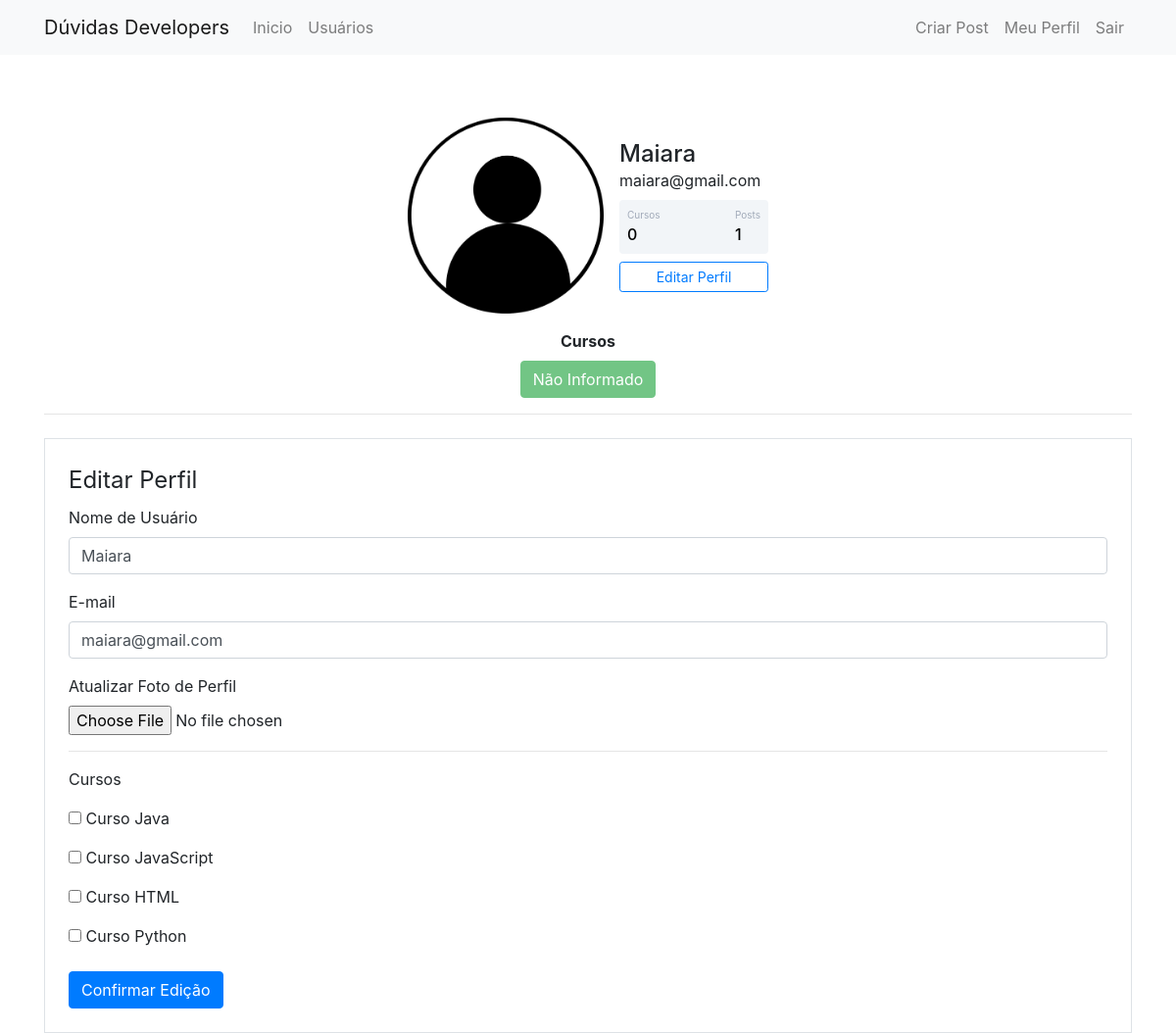
Screenshot of /perfil/editar (signed in) with the database file from the repository.
### comunidade/models.py (models this page shows)
class Usuario(db.Model, UserMixin):
    id = db.Column(db.Integer, primary_key=True)
    username = db.Column(db.String, nullable=False)
    email = db.Column(db.String, nullable=False, unique=True)
    senha = db.Column(db.String, nullable=False)
    foto_perfil = db.Column(db.String, default='default.jpg')
    posts = db.relationship('Post', backref = 'autor', lazy =True)
    cursos = db.Column(db.String, nullable=False, default='Não Informado')
    def contar_posts(self):
        return len(self.posts)

### comunidade/routes.py (the view)
@app.route('/perfil/editar',  methods = ['GET','POST'])
@login_required
def editar_perfil():
    form = FormEditarPerfil()
    if form.validate_on_submit():
        current_user.email = form.email.data
        current_user.username = form.username.data
        if form.foto_perfil.data:
            nome_imagem = salvar_imagem(form.foto_perfil.data)
            current_user.foto_perfil = nome_imagem
        current_user.cursos = atualizar_curso(form)
        db.session.commit()
        flash(f'Perfil Atualizado com Sucesso!' , 'alert-success')
        return redirect(url_for('perfil'))
    elif request.method == "GET":
        form.email.data = current_user.email
        form.username.data = current_user.username
    foto_perfil = url_for('static', filename = 'fotosperfil/{}'.format(current_user.foto_perfil))
    return render_template('editarperfil.html', foto_perfil=foto_perfil,form=form)

### comunidade/forms.py (shortened to what this page needs)
class FormEditarPerfil(FlaskForm):
    username = StringField('Nome de Usuário', validators=[data_required()])
    email = StringField('E-mail', validators=[data_required(), Email()])
    foto_perfil = FileField('Atualizar Foto de Perfil', validators=[FileAllowed(['jpg', 'png'])])
    curso_java = BooleanField('Curso Java')
    curso_javascript = BooleanField('Curso JavaScript')
    curso_html = BooleanField('Curso HTML')
    curso_python = BooleanField('Curso Python')
    botao_submit_editarperfil = SubmitField('Confirmar Edição')

### comunidade/models.py (called while the page is built)
@login_manager.user_loader
def load_usuario(id_usuario):
    return Usuario.query.get(int(id_usuario))

### comunidade/templates/editarperfil.html (shortened to what this page needs)
{% extends 'perfil.html' %}
{% block form_editar_perfil %}
<div class = "container">
    <hr>
    <div class = row >
        <div class = col>
            <form action="" method="POST" class="border p-4 mt-2" enctype="multipart/form-data">
                <legend>Editar Perfil</legend>
                <fieldset>
                    <div class="form-group">
                        {{ form.username.label(class="form-control-label") }}
                        {% if form.username.errors %}
                            {{ form.username(class="form-control is-invalid") }}
                        <div class="invalid-feedback">
                            {% for erro in form.username.errors %}
                                {{ erro }}
                            {% endfor %}
                        </div>
                        {% else %}
                            {{ form.username(class="form-control") }}
                        {% endif %}
                    </div>
                    <div class="form-group">
                        {{ form.email.label(class="form-control-label") }}
                        {% if form.email.errors %}
                            {{ form.email(class="form-control is-invalid") }}
                        <div class="invalid-feedback">
                            {% for erro in form.email.errors %}
                                {{ erro }}
                            {% endfor %}
                        </div>
                        {% else %}
                            {{ form.email(class="form-control") }}
                        {% endif %}
                    </div>
                    <div class="form-group">
                        {{ form.foto_perfil.label }}
                        {{ form.foto_perfil(class="form-control-file") }}
                    </div>
                    <hr>
                    <p>Cursos</p>
                    {% for campo in form %}
                        {%if 'curso_' in campo.name %}
                            <div class="form-group">
                                {{ campo }}
                                {{ campo.label(class="form-check-label") }}
                            </div>
                        {% endif %}
                    {% endfor %}
                </fieldset>
                {{ form.botao_submit_editarperfil(class="btn btn-primary mt-2")}}
            </form>
        </div>
    </div>
</div>
{% endblock %}

### comunidade/templates/perfil.html
{% extends 'base.html' %}
{% block body %}
<div class="container mt-5 d-flex justify-content-center">
    <div class="card p-3">
        <div class="d-flex align-items-center">
            <div class="image pe-2">
                <img src="{{ foto_perfil }}" class="rounded" width="200" >
            </div>
        <div class="ml-3 w-100">
           <h4 class="mb-0 mt-0">{{current_user.username }}</h4><span>{{current_user.email}}</span>
           <div class="p-2 mt-2 bg-primary d-flex justify-content-between rounded text-white stats">
                {% if 'Não Informado' in current_user.cursos %}
                    <div class="d-flex flex-column"><span class="articles">Cursos</span><span class="number1">0</span> </div>
                {% else %}
                    <div class="d-flex flex-column"><span class="articles">Cursos</span><span class="number1">{{current_user.cursos.count(';') + 1}}</span> </div>
                {% endif %}
                <div class="d-flex flex-column"><span class="rating">Posts</span><span class="number3">{{current_user.contar_posts()}}</span></div>
            </div>
           <div class="button mt-2 d-flex flex-row align-items-center">
            <a class = 'w-100' href="{{ url_for('editar_perfil') }}">
                <button class="btn btn-sm btn-outline-primary w-100">Editar Perfil</button>
            </a>
           </div>
        </div>
        </div>
    </div>
 </div>
 <div class="row justify-content-center">
    <div class = "col col-4" style="text-align: center;" >
        <strong>Cursos</strong><br>
        {% for curso in current_user.cursos.split(';') %}
        <button type= "button" class="btn btn-success mt-2" disabled>{{ curso }}</button>
        {% endfor %}
    </div>
 </div>
 {% block form_editar_perfil %}
 {% endblock %}
{% endblock %}

### comunidade/static/main.css (style rules this page uses)
.card { width: 400px; border: none; border-radius: 10px; background-color: #fff; }
.stats { background: #f2f5f8 !important; color: #000 !important; }
.articles { font-size:10px; color: #a1aab9; }
.number1 { font-weight:500; }
.rating { font-size:10px; color: #a1aab9; }
.number3 { font-weight:500; }

### rows the page displays
Usuario: username "Maiara", email "maiara@gmail.com", cursos "Não Informado"

### other values shown
{{ current_user.contar_posts() }} "1"
{{ campo.label(class="form-check-label") }} "Curso Java" "Curso JavaScript" "Curso HTML" "Curso Python"
